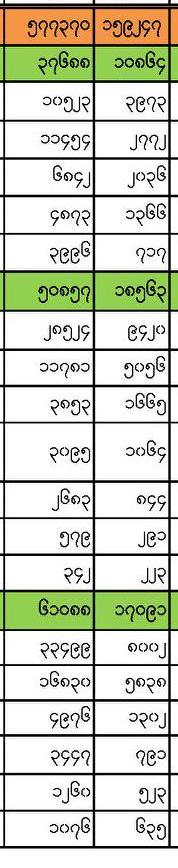
#> input picture scripts/test_scripts/test/test.jpg, 178 x 868 px
$ python ROI_selection.py test_scripts/test/test.jpg
#> lines starting #> are read from the running program, lines starting #| are printed output that depends on the picture; after the words box and inside, x2 and y2 are one past the last pixel; in counts of white or black regions, pixels touching at a corner belong together
#> in main, src is the input picture: shape (868, 178, 3); mean B, G, R 191.5, 207, 203.8

# -*- coding: utf-8 -*-
"""-
Created on Tue Jun 16 15:48:11 2020


@author: My Laptop
"""

"""
@file hough_lines.py
@brief This program demonstrates line finding with the Hough transform
"""
import sys
import math
import cv2 as cv
import numpy as np

def is_vertical(line):
    return line[0]==line[2]

def is_horizontal(line):
    return line[1]==line[3]

def overlapping_filter(lines, sorting_index):
    filtered_lines = []

    lines = sorted(lines, key=lambda lines: lines[sorting_index])

    for i in range(len(lines)):
            l_curr = lines[i]
            if(i>0):
                l_prev = lines[i-1]
                if ( (l_curr[sorting_index] - l_prev[sorting_index]) > 5):
                    filtered_lines.append(l_curr)
            else:
                filtered_lines.append(l_curr)

    return filtered_lines

def detect_lines(image, title='default', rho = 1, theta = np.pi/180, threshold = 51, minLinLength = 20, maxLineGap = 6, display = False, write = False):
    # Check if image is loaded fine
#> called with title = 'default', rho = 1, theta = 0.0175, threshold = 51, minLinLength = 20, maxLineGap = 6, display = True, write = False
    gray = cv.cvtColor(image, cv.COLOR_BGR2GRAY)
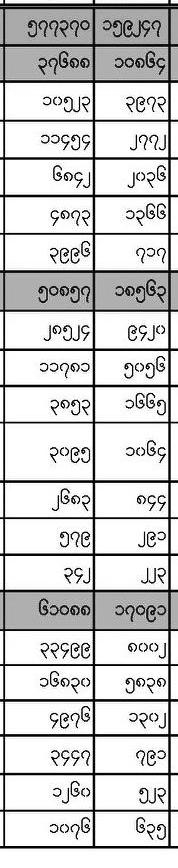
#> gray: shape (868, 178); min 0, max 255, mean 204.3

    if gray is None:
        print ('Error opening image!')
        return -1

    dst = cv.Canny(gray, 50, 150, None, 3)
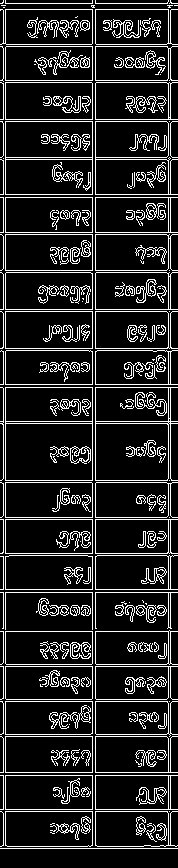
#> dst: shape (868, 178); 14.6% white in thin lines or dots

    # Copy edges to the images that will display the results in BGR
    cImage = np.copy(image)

    #linesP = cv.HoughLinesP(dst, 1 , np.pi / 180, 50, None, 290, 6)
    linesP = cv.HoughLinesP(dst, rho , theta, threshold, None, minLinLength, maxLineGap)
#> linesP = 89 rows, first 6: [92, 848, 92, 0], [3, 848, 3, 0], [170, 848, 170, 0], [95, 848, 95, 0], [168, 848, 168, 0], [5, 848, 5, 0]

    horizontal_lines = []
    vertical_lines = []

    if linesP is not None:
        #for i in range(40, nb_lines):
        for i in range(0, len(linesP)):
            l = linesP[i][0]

            if (is_vertical(l)):
                vertical_lines.append(l)

            elif (is_horizontal(l)):
                horizontal_lines.append(l)
#> this loop made 89 passes
#> l on passes 1 to 12: [92, 848, 92, 0], [3, 848, 3, 0], [170, 848, 170, 0], [95, 848, 95, 0], [168, 848, 168, 0], [5, 848, 5, 0], [67, 555, 67, 532], [68, 592, 68, 567], [140, 121, 140, 96], [164, 272, 164, 248], [74, 272, 74, 247], [76, 247, 76, 272]
#> after the loop, horizontal_lines = 46 items, first 6: [0, 44, 177, 44], [0, 589, 177, 589], [9, 555, 87, 555], [0, 234, 177, 234], [0, 811, 177, 811], [0, 80, 177, 80]; vertical_lines = 35 items, first 6: [92, 848, 92, 0], [3, 848, 3, 0], [170, 848, 170, 0], [95, 848, 95, 0], [168, 848, 168, 0], [5, 848, 5, 0]

        horizontal_lines = overlapping_filter(horizontal_lines, 1)
#> in overlapping_filter, `lines = sorted(lines, key=lambda lines: lines[sorting_index])`: lines = 46 items, first 6: [0, 3, 177, 3], [0, 9, 177, 9], [28, 22, 49, 22], [0, 44, 177, 44], [0, 46, 177, 46], [0, 80, 177, 80]
#> the loop in overlapping_filter, `for i in range(len(lines)):` made 46 passes
#> (l_curr, l_prev) on passes 2 to 13: ([0, 9, 177, 9], [0, 3, 177, 3]), ([28, 22, 49, 22], [0, 9, 177, 9]), ([0, 44, 177, 44], [28, 22, 49, 22]), ([0, 46, 177, 46], [0, 44, 177, 44]), ([0, 80, 177, 80], [0, 46, 177, 46]), ([0, 82, 177, 82], [0, 80, 177, 80]), ([0, 119, 177, 119], [0, 82, 177, 82]), ([0, 121, 177, 121], [0, 119, 177, 119]), ([0, 157, 177, 157], [0, 121, 177, 121]), ([0, 159, 177, 159], [0, 157, 177, 157]), ([0, 194, 177, 194], [0, 159, 177, 159]), ([0, 197, 177, 197], [0, 194, 177, 194])
#> after the loop in overlapping_filter, `for i in range(len(lines)):`: filtered_lines = 25 items, first 6: [0, 3, 177, 3], [0, 9, 177, 9], [28, 22, 49, 22], [0, 44, 177, 44], [0, 80, 177, 80], [0, 119, 177, 119]
#> horizontal_lines has the same summary as filtered_lines in overlapping_filter
        vertical_lines = overlapping_filter(vertical_lines, 0)
#> the loop in overlapping_filter (call 2), `for i in range(len(lines)):` made 35 passes
#> (l_curr, l_prev) on passes 2 to 13: ([5, 848, 5, 0], [3, 848, 3, 0]), ([56, 399, 56, 423], [5, 848, 5, 0]), ([59, 157, 59, 181], [56, 399, 56, 423]), ([63, 67, 63, 46], [59, 157, 59, 181]), ([67, 555, 67, 532], [63, 67, 63, 46]), ([68, 592, 68, 567], [67, 555, 67, 532]), ([74, 272, 74, 247], [68, 592, 68, 567]), ([75, 100, 75, 121], [74, 272, 74, 247]), ([76, 247, 76, 272], [75, 100, 75, 121]), ([77, 592, 77, 567], [76, 247, 76, 272]), ([77, 701, 77, 677], [77, 592, 77, 567]), ([86, 519, 86, 495], [77, 701, 77, 677])
#> vertical_lines = [[3, 848, 3, 0], [56, 399, 56, 423], [74, 272, 74, 247], [86, 519, 86, 495], [92, 848, 92, 0], [140, 121, 140, 96]]

    count_row = []
    count_column = []

    if (display):
        for i, line in enumerate(horizontal_lines):
            cv.line(cImage, (line[0], line[1]), (line[2], line[3]), (0,255,0), 3, cv.LINE_AA)

            cv.putText(cImage, str(i) + "h", (line[0] + 5, line[1]), cv.FONT_HERSHEY_SIMPLEX,
                       0.5, (0, 0, 0), 1, cv.LINE_AA)
            count_row.append(i)
#> this loop made 25 passes
#> line on passes 1 to 12: [0, 3, 177, 3], [0, 9, 177, 9], [28, 22, 49, 22], [0, 44, 177, 44], [0, 80, 177, 80], [0, 119, 177, 119], [0, 157, 177, 157], [0, 194, 177, 194], [0, 232, 177, 232], [0, 270, 177, 270], [0, 309, 177, 309], [0, 348, 177, 348]
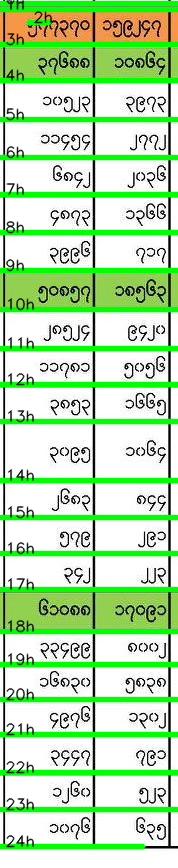
#> cImage: shape (868, 178, 3); mean B, G, R 170.7, 221.8, 181.3
#> after the loop, count_row = 25 values from 0 to 24
        '''
        cv.namedWindow('Hooo',cv.WINDOW_NORMAL)
        cv.resizeWindow('Hooo', 600,600)
        cv.imshow("Hooo", cImage)
        '''

        for i, line in enumerate(vertical_lines):
            cv.line(cImage, (line[0], line[1]), (line[2], line[3]), (0,0,255), 3, cv.LINE_AA)
            cv.putText(cImage, str(i) + "v", (line[0], line[1] + 5), cv.FONT_HERSHEY_SIMPLEX,
                       0.5, (0, 0, 0), 1, cv.LINE_AA)
            count_column.append(i)
#> this loop made 6 passes
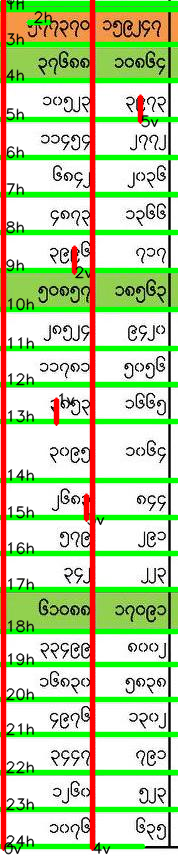
#> cImage: shape (868, 178, 3); 8.54% of pixels changed, all inside (x1, y1, x2, y2) = (0, 0, 159, 855)
#> after the loop, count_column = [0, 1, 2, 3, 4, 5]
        '''
        cv.namedWindow('Hooo',cv.WINDOW_NORMAL)
        cv.resizeWindow('Hooo', 600,600)
        cv.imshow("Hooo", cImage)
        '''
            # [5 lines of commented-out code are left out]
        cv.waitKey(0)
        cv.destroyAllWindows()

    if (write):
        cv.imwrite("../Images/" + title + ".png", cImage);

    print("Count Column: ")
    print(count_column)
#| [0, 1, 2, 3, 4, 5]
    return (horizontal_lines, vertical_lines, count_row[-1], count_column[-1])

def get_cropped_image(image, x, y, w, h):
    cropped_image = image[ y:y+h , x:x+w ]
    return cropped_image

def get_ROI(image, horizontal, vertical, left_line_index, right_line_index, top_line_index, bottom_line_index, offset=4):
    x1 = vertical[left_line_index][2] + offset
    y1 = horizontal[top_line_index][3] + offset
    x2 = vertical[right_line_index][2] - offset
    y2 = horizontal[bottom_line_index][3] - offset

    w = x2 - x1
    h = y2 - y1

    cropped_image = get_cropped_image(image, x1, y1, w, h)

    return cropped_image, (x1, y1, w, h)

def main(argv):

    default_file = '../Images/source6.png'
    filename = argv[0] if len(argv) > 0 else default_file

    src = cv.imread(cv.samples.findFile(filename))

    # Loads an image
#> (the run stopped early here; a loop or call above may not have finished)

$ run again, on scripts/test_scripts/Amyothar/A-1-crop.png
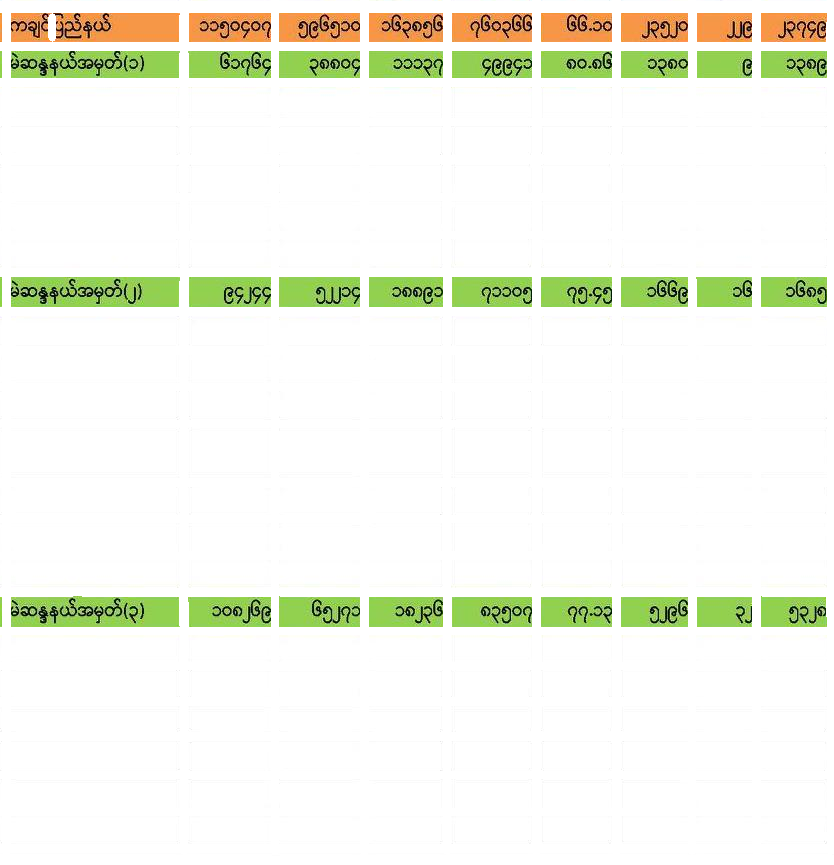
#> input picture scripts/test_scripts/Amyothar/A-1-crop.png, 834 x 865 px
#> in main, src is the input picture: shape (865, 834, 3); mean B, G, R 233.4, 244.9, 242.5
#> in detect_lines, `dst = cv.Canny(gray, 50, 150, None, 3)`:
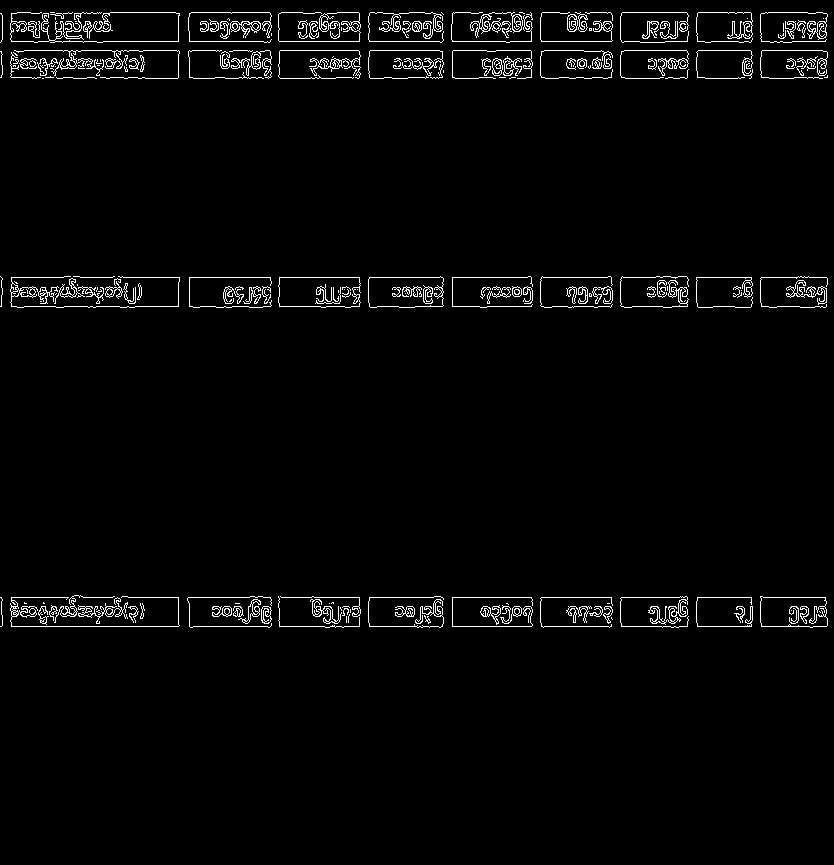
#> dst: shape (865, 834); 2.6% white in thin lines or dots, all inside (x1, y1, x2, y2) = (0, 12, 828, 628)
#> linesP = 425 rows, first 6: [760, 597, 825, 597], [279, 41, 359, 41], [369, 277, 442, 277], [761, 626, 826, 626], [280, 50, 358, 50], [279, 306, 359, 306]
#> the loop in detect_lines, `for i in range(0, len(linesP)):` made 425 passes
#> after the loop in detect_lines, `for i in range(0, len(linesP)):`: horizontal_lines = 254 items, first 6: [760, 597, 825, 597], [279, 41, 359, 41], [369, 277, 442, 277], [761, 626, 826, 626], [280, 50, 358, 50], [279, 306, 359, 306]; vertical_lines = 18 items, first 6: [178, 306, 178, 277], [452, 626, 452, 597], [540, 622, 540, 598], [620, 39, 620, 16], [368, 622, 368, 601], [189, 77, 189, 50]
#> lines = 254 items, first 6: [337, 12, 358, 12], [110, 12, 175, 12], [656, 12, 684, 12], [191, 12, 242, 12], [243, 12, 269, 12], [575, 12, 610, 12]
#> the loop in overlapping_filter, `for i in range(len(lines)):` made 254 passes
#> (l_curr, l_prev) on passes 2 to 9: ([110, 12, 175, 12], [337, 12, 358, 12]), ([656, 12, 684, 12], [110, 12, 175, 12]), ([191, 12, 242, 12], [656, 12, 684, 12]), ([243, 12, 269, 12], [191, 12, 242, 12]), ([575, 12, 610, 12], [243, 12, 269, 12]), ([629, 12, 655, 12], [575, 12, 610, 12]), ([708, 12, 734, 12], [629, 12, 655, 12]), ([56, 13, 109, 13], [708, 12, 734, 12])
#> after the loop in overlapping_filter, `for i in range(len(lines)):`: filtered_lines = [[337, 12, 358, 12], [280, 50, 358, 50], [119, 58, 143, 58], [369, 277, 442, 277], [406, 286, 428, 286], [760, 597, 825, 597], [568, 606, 610, 606]]
#> in detect_lines, `horizontal_lines = overlapping_filter(horizontal_lines, 1)`: horizontal_lines has the same summary as filtered_lines in overlapping_filter
#> the loop in overlapping_filter (call 2), `for i in range(len(lines)):` made 18 passes
#> (l_curr, l_prev) on passes 2 to 9: ([178, 306, 178, 277], [2, 39, 2, 15]), ([178, 40, 178, 13], [178, 306, 178, 277]), ([189, 77, 189, 50], [178, 40, 178, 13]), ([189, 626, 189, 603], [189, 77, 189, 50]), ([279, 305, 279, 278], [189, 626, 189, 603]), ([359, 305, 359, 278], [279, 305, 279, 278]), ([368, 622, 368, 601], [359, 305, 359, 278]), ([452, 626, 452, 597], [368, 622, 368, 601])
#> in detect_lines, `vertical_lines = overlapping_filter(vertical_lines, 0)`: vertical_lines = 13 items, first 6: [2, 39, 2, 15], [178, 306, 178, 277], [189, 77, 189, 50], [279, 305, 279, 278], [359, 305, 359, 278], [368, 622, 368, 601]
#> the loop in detect_lines, `for i, line in enumerate(horizontal_lines):` made 7 passes
#> after the loop in detect_lines, `for i, line in enumerate(horizontal_lines):`: count_row = [0, 1, 2, 3, 4, 5, 6]
#> the loop in detect_lines, `for i, line in enumerate(vertical_lines):` made 13 passes
#> after the loop in detect_lines, `for i, line in enumerate(vertical_lines):`:
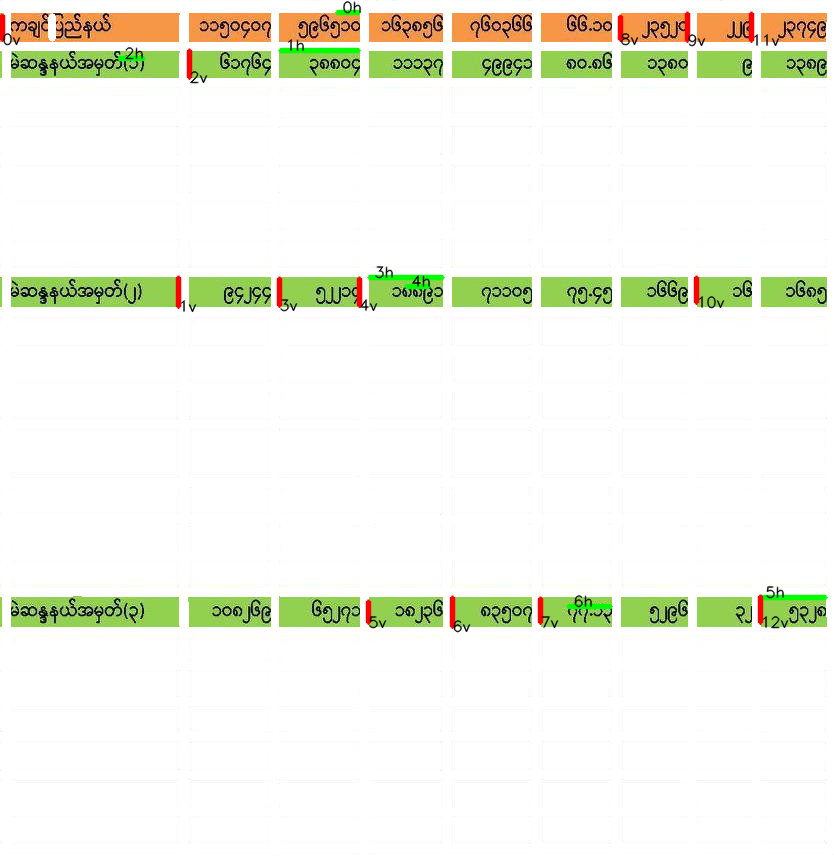
#> cImage: shape (865, 834, 3); mean B, G, R 232.3, 244, 241.9
#> after the loop in detect_lines, `for i, line in enumerate(vertical_lines):`: count_column = [0, 1, 2, 3, 4, 5, 6, 7, 8, 9, 10, 11, 12]
#| [0, 1, 2, 3, 4, 5, 6, 7, 8, 9, 10, 11, 12]

$ run again, on scripts/test_scripts/Amyothar/A-10-crop.png
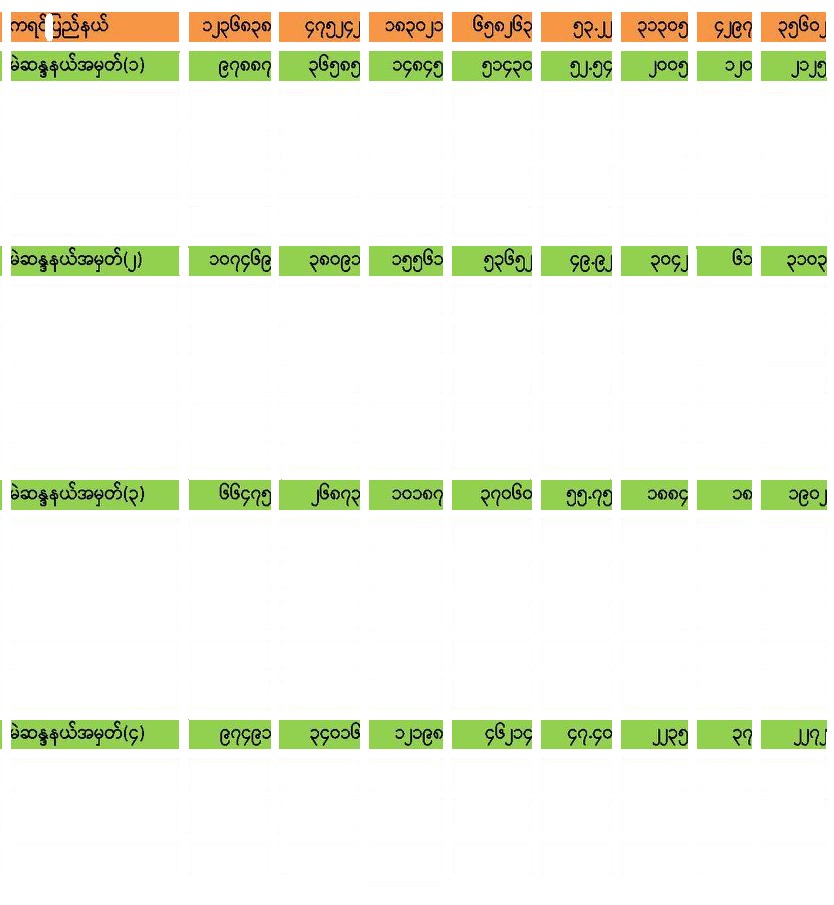
#> input picture scripts/test_scripts/Amyothar/A-10-crop.png, 834 x 905 px
#> in main, src is the input picture: shape (905, 834, 3); mean B, G, R 228.2, 243.2, 239.2
#> in detect_lines, `dst = cv.Canny(gray, 50, 150, None, 3)`:
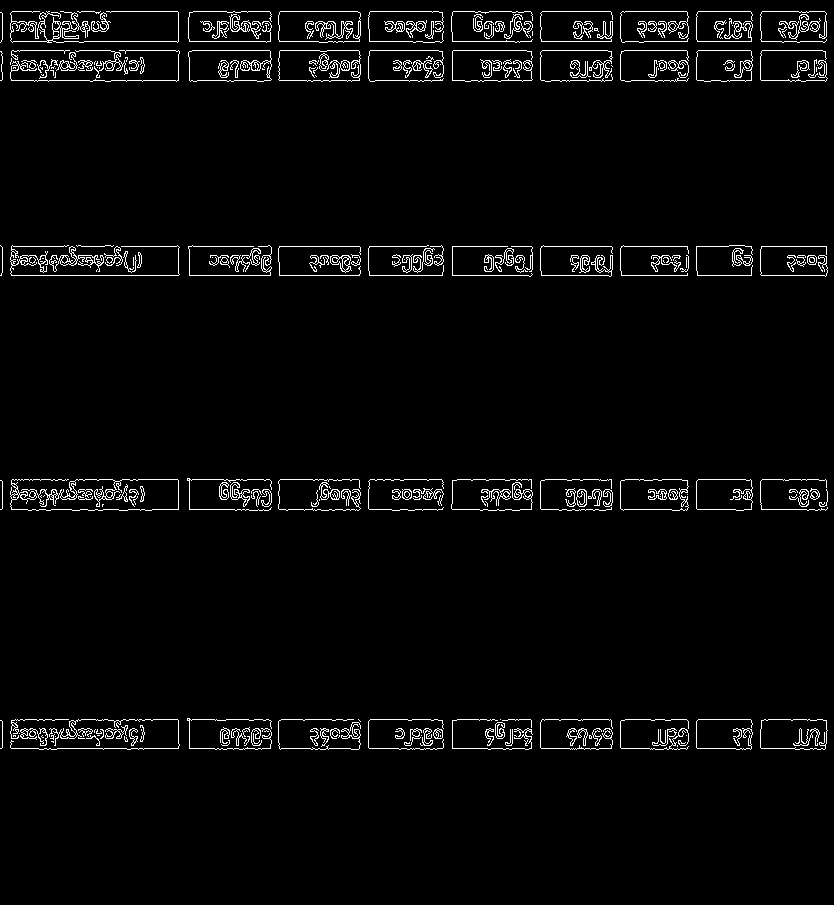
#> dst: shape (905, 834); 3.1% white in thin lines or dots, all inside (x1, y1, x2, y2) = (0, 11, 828, 750)
#> linesP = 536 rows, first 6: [189, 275, 270, 275], [624, 50, 686, 50], [281, 719, 358, 719], [11, 246, 178, 246], [64, 41, 178, 41], [369, 80, 442, 80]
#> the loop in detect_lines, `for i in range(0, len(linesP)):` made 536 passes
#> after the loop in detect_lines, `for i in range(0, len(linesP)):`: horizontal_lines = 345 items, first 6: [189, 275, 270, 275], [624, 50, 686, 50], [281, 719, 358, 719], [11, 246, 178, 246], [64, 41, 178, 41], [369, 80, 442, 80]; vertical_lines = 28 items, first 6: [189, 509, 189, 478], [696, 79, 696, 52], [368, 508, 368, 481], [452, 747, 452, 720], [620, 79, 620, 54], [178, 748, 178, 720]
#> lines = 345 items, first 6: [622, 11, 686, 11], [280, 11, 357, 11], [552, 11, 608, 11], [215, 11, 269, 11], [489, 11, 517, 11], [148, 11, 177, 11]
#> the loop in overlapping_filter, `for i in range(len(lines)):` made 345 passes
#> (l_curr, l_prev) on passes 2 to 9: ([280, 11, 357, 11], [622, 11, 686, 11]), ([552, 11, 608, 11], [280, 11, 357, 11]), ([215, 11, 269, 11], [552, 11, 608, 11]), ([489, 11, 517, 11], [215, 11, 269, 11]), ([148, 11, 177, 11], [489, 11, 517, 11]), ([712, 11, 750, 11], [148, 11, 177, 11]), ([798, 11, 824, 11], [712, 11, 750, 11]), ([227, 12, 247, 12], [798, 11, 824, 11])
#> after the loop in overlapping_filter, `for i in range(len(lines)):`: filtered_lines = [[622, 11, 686, 11], [53, 21, 109, 21], [624, 50, 686, 50], [23, 60, 44, 60], [11, 246, 178, 246], [311, 255, 358, 255], [280, 479, 358, 479], [482, 489, 529, 489], [279, 509, 320, 509], [281, 719, 358, 719], [245, 728, 278, 728]]
#> in detect_lines, `horizontal_lines = overlapping_filter(horizontal_lines, 1)`: horizontal_lines has the same summary as filtered_lines in overlapping_filter
#> the loop in overlapping_filter (call 2), `for i in range(len(lines)):` made 28 passes
#> (l_curr, l_prev) on passes 2 to 9: ([2, 272, 2, 247], [2, 747, 2, 721]), ([178, 748, 178, 720], [2, 272, 2, 247]), ([178, 273, 178, 248], [178, 748, 178, 720]), ([178, 79, 178, 55], [178, 273, 178, 248]), ([189, 509, 189, 478], [178, 79, 178, 55]), ([189, 747, 189, 718], [189, 509, 189, 478]), ([278, 79, 278, 58], [189, 747, 189, 718]), ([279, 78, 279, 51], [278, 79, 278, 58])
#> in detect_lines, `vertical_lines = overlapping_filter(vertical_lines, 0)`: vertical_lines = 14 items, first 6: [2, 747, 2, 721], [178, 748, 178, 720], [189, 509, 189, 478], [278, 79, 278, 58], [368, 508, 368, 481], [452, 747, 452, 720]
#> the loop in detect_lines, `for i, line in enumerate(horizontal_lines):` made 11 passes
#> after the loop in detect_lines, `for i, line in enumerate(horizontal_lines):`: count_row = [0, 1, 2, 3, 4, 5, 6, 7, 8, 9, 10]
#> the loop in detect_lines, `for i, line in enumerate(vertical_lines):` made 14 passes
#> after the loop in detect_lines, `for i, line in enumerate(vertical_lines):`:
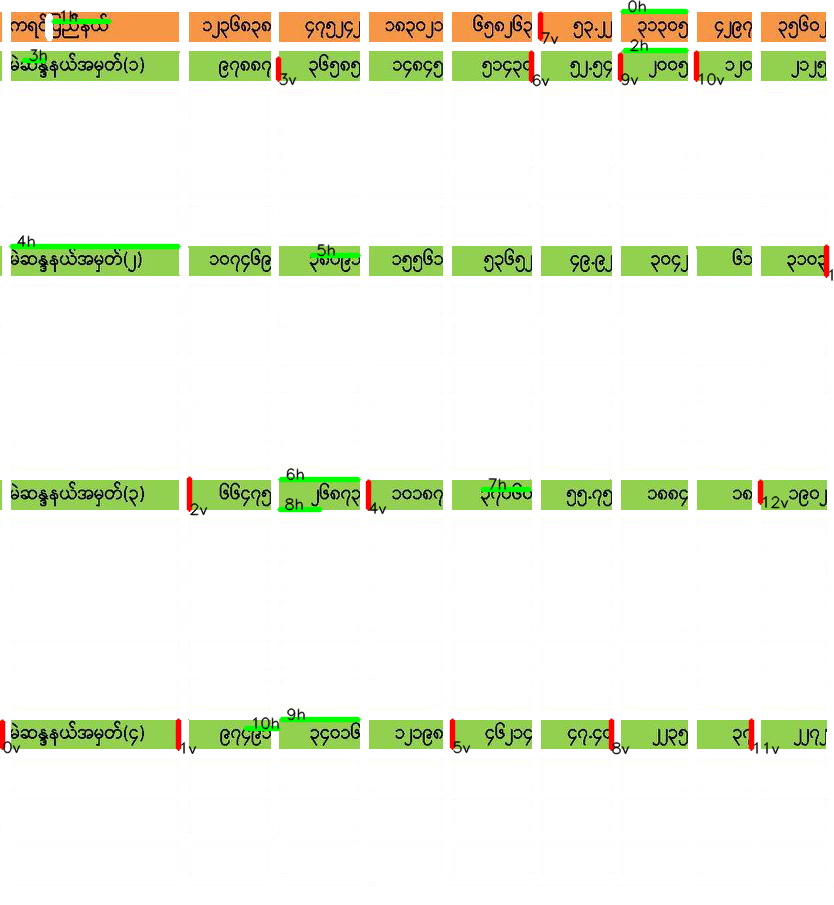
#> cImage: shape (905, 834, 3); mean B, G, R 226.7, 242.3, 238.1
#> after the loop in detect_lines, `for i, line in enumerate(vertical_lines):`: count_column = [0, 1, 2, 3, 4, 5, 6, 7, 8, 9, 10, 11, 12, 13]
#| [0, 1, 2, 3, 4, 5, 6, 7, 8, 9, 10, 11, 12, 13]
